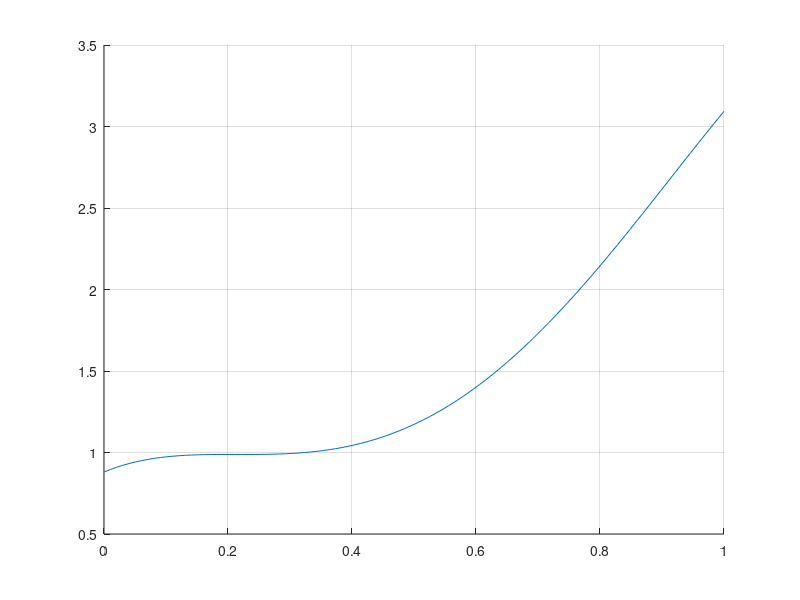

This chart was generated by the following MATLAB code:
clear;
clf;
r=[0    0.15 0.3     0.45 0.8 1];
q=[0.95  0.95   0.98  1   2 2.9];

%plot(r,q,'o--');

cq=[0.88 1.6 -8.185 15.82 -7.022];

ra=linspace(0,1,100);
qa=cq(1) +cq(2).*ra +cq(3).*ra.^2 +cq(4).*ra.^3 +cq(5).*ra.^4;
hold all;
plot(ra,qa);
grid on;




